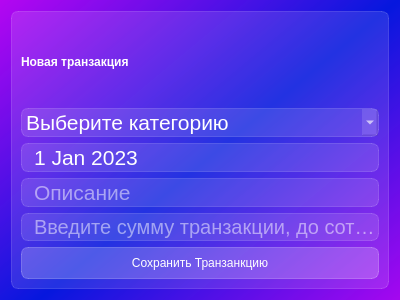
<?xml version="1.0" encoding="UTF-8"?>
<ui version="4.0">
 <class>Form</class>
 <widget class="QWidget" name="Form">
  <property name="geometry">
   <rect>
    <x>0</x>
    <y>0</y>
    <width>400</width>
    <height>300</height>
   </rect>
  </property>
  <property name="windowTitle">
   <string>Form</string>
  </property>
  <property name="styleSheet">
   <string notr="true">background-color: qlineargradient(spread:reflect, x1:0.549682, y1:0.494, x2:0, y2:0, stop:0 rgba(0, 18, 221, 216), stop:1 rgba(179, 0, 241, 216));
font: 10pt &quot;Bahnschrift SemiLight&quot;;

</string>
  </property>
  <layout class="QVBoxLayout" name="verticalLayout_2">
   <item>
    <widget class="QFrame" name="frame">
     <property name="styleSheet">
      <string notr="true">background-color: rgba(255, 255, 255, 30);
border: 1px solid rgba(255, 255, 255, 40);
border-radius: 7px;</string>
     </property>
     <property name="frameShape">
      <enum>QFrame::StyledPanel</enum>
     </property>
     <property name="frameShadow">
      <enum>QFrame::Raised</enum>
     </property>
     <layout class="QVBoxLayout" name="verticalLayout">
      <item>
       <widget class="QLabel" name="transaction_label">
        <property name="styleSheet">
         <string notr="true">color: rgb(255, 255, 255);
font: 75 20pt &quot;MS Shell Dlg 2&quot;;
background-color: none;
border: none;
font-weight: bold;
</string>
        </property>
        <property name="text">
         <string>Новая транзакция</string>
        </property>
       </widget>
      </item>
      <item>
       <widget class="QComboBox" name="categoryComboBox">
        <property name="styleSheet">
         <string notr="true">QComboBox{
font-size: 16pt;
color: white;
}

QComboBox::item{
color: black;
}</string>
        </property>
        <property name="editable">
         <bool>false</bool>
        </property>
        <property name="currentText">
         <string>Выберите категорию</string>
        </property>
        <property name="currentIndex">
         <number>0</number>
        </property>
        <property name="duplicatesEnabled">
         <bool>false</bool>
        </property>
        <item>
         <property name="text">
          <string>Выберите категорию</string>
         </property>
        </item>
        <item>
         <property name="text">
          <string>Работа</string>
         </property>
        </item>
        <item>
         <property name="text">
          <string>Акции, вклады, облигации</string>
         </property>
        </item>
        <item>
         <property name="text">
          <string>Подарки</string>
         </property>
        </item>
        <item>
         <property name="text">
          <string>Другое</string>
         </property>
        </item>
       </widget>
      </item>
      <item>
       <widget class="QDateEdit" name="dateEdit">
        <property name="styleSheet">
         <string notr="true">font-size: 16pt;
color: white;
padding-left:10px;</string>
        </property>
        <property name="buttonSymbols">
         <enum>QAbstractSpinBox::NoButtons</enum>
        </property>
        <property name="date">
         <date>
          <year>2023</year>
          <month>1</month>
          <day>1</day>
         </date>
        </property>
       </widget>
      </item>
      <item>
       <widget class="QLineEdit" name="descriptionLine">
        <property name="styleSheet">
         <string notr="true">font-size: 16pt;
color:rgb(255, 255, 255);
padding-left: 10px;</string>
        </property>
        <property name="placeholderText">
         <string>Описание</string>
        </property>
       </widget>
      </item>
      <item>
       <widget class="QLineEdit" name="money_sumLine">
        <property name="styleSheet">
         <string notr="true">font-size: 15pt;
color:rgb(255, 255, 255);
padding-left: 10px;</string>
        </property>
        <property name="placeholderText">
         <string>Введите сумму транзакции, до сотых</string>
        </property>
       </widget>
      </item>
      <item>
       <widget class="QPushButton" name="save_pushButton">
        <property name="styleSheet">
         <string notr="true">QPushButton {
font: 75 12pt &quot;MS Shell Dlg 2&quot;;
color: rgb(255, 255, 255);
background-color: rgba(255, 255, 255, 50);
border: 1px solid rgba(255, 255, 255, 60);
border-radius: 7px;
width: 230px;
height: 30px;
}
QPushButton:hover{
background-color: rgba(255, 255, 255, 60);
}

QPushButton:pressed{
background-color: rgba(255, 255, 255, 80);
}</string>
        </property>
        <property name="text">
         <string>Сохранить Транзанкцию</string>
        </property>
       </widget>
      </item>
     </layout>
    </widget>
   </item>
  </layout>
 </widget>
 <resources/>
 <connections/>
</ui>
